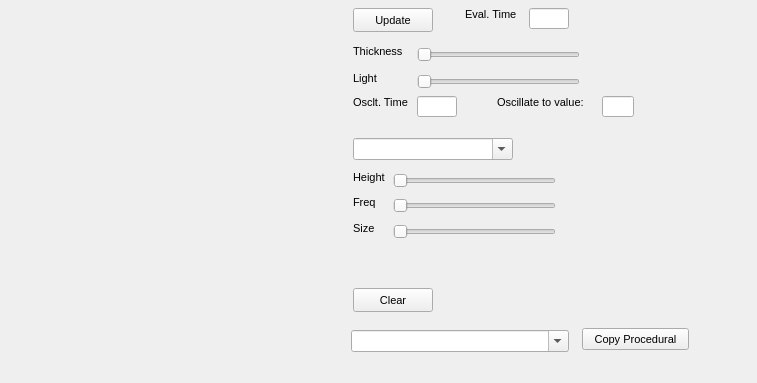
<?xml version="1.0"?>
<ui version="4.0">
  <class>WaterProceduralDialog</class>
  <widget class="QDialog" name="IDD_WATER_PROCEDURAL">
    <property name="geometry">
      <rect>
        <x>0</x>
        <y>0</y>
        <width>757</width>
        <height>383</height>
      </rect>
    </property>
    <property name="windowTitle">
      <string>Water Procedural Dialog</string>
    </property>
    <property name="font">
      <font>
        <family>Liberation Sans</family>
        <pointsize>8</pointsize>
        <bold>false</bold>
        <italic>false</italic>
      </font>
    </property>
    <property name="enabled">
      <bool>true</bool>
    </property>
    <property name="windowFlags">
      <set>Qt::Dialog|Qt::WindowCloseButtonHint</set>
    </property>
    <property name="minimumSize">
      <size>
        <width>757</width>
        <height>383</height>
      </size>
    </property>
    <property name="maximumSize">
      <size>
        <width>757</width>
        <height>383</height>
      </size>
    </property>
    <widget class="QLabel" name="IDC_WATER_PROCEDURAL_VIEW">
      <property name="geometry">
        <rect>
          <x>8</x>
          <y>8</y>
          <width>337</width>
          <height>284</height>
        </rect>
      </property>
      <property name="visible">
        <bool>true</bool>
      </property>
      <property name="enabled">
        <bool>true</bool>
      </property>
      <property name="alignment">
        <set>Qt::AlignHCenter</set>
      </property>
    </widget>
    <widget class="QPushButton" name="IDC_PROCEDURAL_UPDATE">
      <property name="geometry">
        <rect>
          <x>353</x>
          <y>8</y>
          <width>80</width>
          <height>24</height>
        </rect>
      </property>
      <property name="text">
        <string>Update</string>
      </property>
      <property name="visible">
        <bool>true</bool>
      </property>
      <property name="enabled">
        <bool>true</bool>
      </property>
      <property name="default">
        <bool>false</bool>
      </property>
      <property name="autoDefault">
        <bool>false</bool>
      </property>
    </widget>
    <widget class="QLabel" name="IDC_STATIC">
      <property name="geometry">
        <rect>
          <x>465</x>
          <y>8</y>
          <width>56</width>
          <height>16</height>
        </rect>
      </property>
      <property name="text">
        <string>Eval. Time</string>
      </property>
      <property name="visible">
        <bool>true</bool>
      </property>
      <property name="enabled">
        <bool>true</bool>
      </property>
      <property name="alignment">
        <set>Qt::AlignLeft</set>
      </property>
    </widget>
    <widget class="QLineEdit" name="IDC_PROC_EVAL_TIME_EDIT">
      <property name="geometry">
        <rect>
          <x>529</x>
          <y>8</y>
          <width>40</width>
          <height>21</height>
        </rect>
      </property>
      <property name="visible">
        <bool>true</bool>
      </property>
      <property name="enabled">
        <bool>true</bool>
      </property>
    </widget>
    <widget class="QLabel" name="IDC_STATIC_2">
      <property name="geometry">
        <rect>
          <x>353</x>
          <y>45</y>
          <width>56</width>
          <height>16</height>
        </rect>
      </property>
      <property name="text">
        <string>Thickness</string>
      </property>
      <property name="visible">
        <bool>true</bool>
      </property>
      <property name="enabled">
        <bool>true</bool>
      </property>
      <property name="alignment">
        <set>Qt::AlignLeft</set>
      </property>
    </widget>
    <widget class="QSlider" name="IDC_WP_THICKNESS_SLIDER">
      <property name="geometry">
        <rect>
          <x>417</x>
          <y>45</y>
          <width>163</width>
          <height>20</height>
        </rect>
      </property>
      <property name="visible">
        <bool>true</bool>
      </property>
      <property name="enabled">
        <bool>true</bool>
      </property>
      <property name="orientation">
        <enum>Qt::Horizontal</enum>
      </property>
      <property name="tickPosition">
        <enum>QSlider::NoTicks</enum>
      </property>
    </widget>
    <widget class="QLabel" name="IDC_THICKNESS_TEXT">
      <property name="geometry">
        <rect>
          <x>586</x>
          <y>45</y>
          <width>48</width>
          <height>16</height>
        </rect>
      </property>
      <property name="visible">
        <bool>true</bool>
      </property>
      <property name="enabled">
        <bool>true</bool>
      </property>
      <property name="alignment">
        <set>Qt::AlignLeft</set>
      </property>
    </widget>
    <widget class="QLabel" name="IDC_STATIC_3">
      <property name="geometry">
        <rect>
          <x>353</x>
          <y>72</y>
          <width>32</width>
          <height>16</height>
        </rect>
      </property>
      <property name="text">
        <string>Light</string>
      </property>
      <property name="visible">
        <bool>true</bool>
      </property>
      <property name="enabled">
        <bool>true</bool>
      </property>
      <property name="alignment">
        <set>Qt::AlignLeft</set>
      </property>
    </widget>
    <widget class="QSlider" name="IDC_WP_LIGHT_SLIDER">
      <property name="geometry">
        <rect>
          <x>417</x>
          <y>72</y>
          <width>163</width>
          <height>20</height>
        </rect>
      </property>
      <property name="visible">
        <bool>true</bool>
      </property>
      <property name="enabled">
        <bool>true</bool>
      </property>
      <property name="orientation">
        <enum>Qt::Horizontal</enum>
      </property>
      <property name="tickPosition">
        <enum>QSlider::NoTicks</enum>
      </property>
    </widget>
    <widget class="QLabel" name="IDC_LIGHT_TEXT">
      <property name="geometry">
        <rect>
          <x>586</x>
          <y>72</y>
          <width>48</width>
          <height>16</height>
        </rect>
      </property>
      <property name="visible">
        <bool>true</bool>
      </property>
      <property name="enabled">
        <bool>true</bool>
      </property>
      <property name="alignment">
        <set>Qt::AlignLeft</set>
      </property>
    </widget>
    <widget class="QLabel" name="IDC_STATIC_4">
      <property name="geometry">
        <rect>
          <x>353</x>
          <y>96</y>
          <width>56</width>
          <height>16</height>
        </rect>
      </property>
      <property name="text">
        <string>Osclt. Time</string>
      </property>
      <property name="visible">
        <bool>true</bool>
      </property>
      <property name="enabled">
        <bool>true</bool>
      </property>
      <property name="alignment">
        <set>Qt::AlignLeft</set>
      </property>
    </widget>
    <widget class="QLineEdit" name="IDC_PROC_OSC_TIME_EDIT">
      <property name="geometry">
        <rect>
          <x>417</x>
          <y>96</y>
          <width>40</width>
          <height>21</height>
        </rect>
      </property>
      <property name="visible">
        <bool>true</bool>
      </property>
      <property name="enabled">
        <bool>true</bool>
      </property>
    </widget>
    <widget class="QLabel" name="IDC_STATIC_5">
      <property name="geometry">
        <rect>
          <x>497</x>
          <y>96</y>
          <width>96</width>
          <height>16</height>
        </rect>
      </property>
      <property name="text">
        <string>Oscillate to value:</string>
      </property>
      <property name="visible">
        <bool>true</bool>
      </property>
      <property name="enabled">
        <bool>true</bool>
      </property>
      <property name="alignment">
        <set>Qt::AlignLeft</set>
      </property>
    </widget>
    <widget class="QLineEdit" name="IDC_PROC_OSC_VALUE_EDIT">
      <property name="geometry">
        <rect>
          <x>602</x>
          <y>96</y>
          <width>32</width>
          <height>21</height>
        </rect>
      </property>
      <property name="visible">
        <bool>true</bool>
      </property>
      <property name="enabled">
        <bool>true</bool>
      </property>
    </widget>
    <widget class="QComboBox" name="IDC_PROCEDURAL_PULLDOWN">
      <property name="maxVisibleItems">
        <number>11</number>
      </property>
      <property name="geometry">
        <rect>
          <x>353</x>
          <y>138</y>
          <width>160</width>
          <height>22</height>
        </rect>
      </property>
      <property name="visible">
        <bool>true</bool>
      </property>
      <property name="enabled">
        <bool>true</bool>
      </property>
      <property name="editable">
        <bool>true</bool>
      </property>
    </widget>
    <widget class="QLabel" name="IDC_STATIC_6">
      <property name="geometry">
        <rect>
          <x>353</x>
          <y>171</y>
          <width>40</width>
          <height>16</height>
        </rect>
      </property>
      <property name="text">
        <string>Height</string>
      </property>
      <property name="visible">
        <bool>true</bool>
      </property>
      <property name="enabled">
        <bool>true</bool>
      </property>
      <property name="alignment">
        <set>Qt::AlignLeft</set>
      </property>
    </widget>
    <widget class="QSlider" name="IDC_WP_HEIGHT_SLIDER">
      <property name="geometry">
        <rect>
          <x>393</x>
          <y>171</y>
          <width>163</width>
          <height>20</height>
        </rect>
      </property>
      <property name="visible">
        <bool>true</bool>
      </property>
      <property name="enabled">
        <bool>true</bool>
      </property>
      <property name="orientation">
        <enum>Qt::Horizontal</enum>
      </property>
      <property name="tickPosition">
        <enum>QSlider::NoTicks</enum>
      </property>
    </widget>
    <widget class="QLabel" name="IDC_HEIGHT_TEXT">
      <property name="geometry">
        <rect>
          <x>562</x>
          <y>171</y>
          <width>48</width>
          <height>16</height>
        </rect>
      </property>
      <property name="visible">
        <bool>true</bool>
      </property>
      <property name="enabled">
        <bool>true</bool>
      </property>
      <property name="alignment">
        <set>Qt::AlignLeft</set>
      </property>
    </widget>
    <widget class="QLabel" name="IDC_STATIC_7">
      <property name="geometry">
        <rect>
          <x>353</x>
          <y>196</y>
          <width>24</width>
          <height>16</height>
        </rect>
      </property>
      <property name="text">
        <string>Freq</string>
      </property>
      <property name="visible">
        <bool>true</bool>
      </property>
      <property name="enabled">
        <bool>true</bool>
      </property>
      <property name="alignment">
        <set>Qt::AlignLeft</set>
      </property>
    </widget>
    <widget class="QSlider" name="IDC_WP_FREQUENCY_SLIDER">
      <property name="geometry">
        <rect>
          <x>393</x>
          <y>196</y>
          <width>163</width>
          <height>20</height>
        </rect>
      </property>
      <property name="visible">
        <bool>true</bool>
      </property>
      <property name="enabled">
        <bool>true</bool>
      </property>
      <property name="orientation">
        <enum>Qt::Horizontal</enum>
      </property>
      <property name="tickPosition">
        <enum>QSlider::NoTicks</enum>
      </property>
    </widget>
    <widget class="QLabel" name="IDC_FREQ_TEXT">
      <property name="geometry">
        <rect>
          <x>562</x>
          <y>196</y>
          <width>48</width>
          <height>16</height>
        </rect>
      </property>
      <property name="visible">
        <bool>true</bool>
      </property>
      <property name="enabled">
        <bool>true</bool>
      </property>
      <property name="alignment">
        <set>Qt::AlignLeft</set>
      </property>
    </widget>
    <widget class="QLabel" name="IDC_STATIC_8">
      <property name="geometry">
        <rect>
          <x>353</x>
          <y>222</y>
          <width>24</width>
          <height>16</height>
        </rect>
      </property>
      <property name="text">
        <string>Size</string>
      </property>
      <property name="visible">
        <bool>true</bool>
      </property>
      <property name="enabled">
        <bool>true</bool>
      </property>
      <property name="alignment">
        <set>Qt::AlignLeft</set>
      </property>
    </widget>
    <widget class="QSlider" name="IDC_WP_SIZE_SLIDER">
      <property name="geometry">
        <rect>
          <x>393</x>
          <y>222</y>
          <width>163</width>
          <height>20</height>
        </rect>
      </property>
      <property name="visible">
        <bool>true</bool>
      </property>
      <property name="enabled">
        <bool>true</bool>
      </property>
      <property name="orientation">
        <enum>Qt::Horizontal</enum>
      </property>
      <property name="tickPosition">
        <enum>QSlider::NoTicks</enum>
      </property>
    </widget>
    <widget class="QLabel" name="IDC_SIZE_TEXT">
      <property name="geometry">
        <rect>
          <x>562</x>
          <y>222</y>
          <width>48</width>
          <height>16</height>
        </rect>
      </property>
      <property name="visible">
        <bool>true</bool>
      </property>
      <property name="enabled">
        <bool>true</bool>
      </property>
      <property name="alignment">
        <set>Qt::AlignLeft</set>
      </property>
    </widget>
    <widget class="QPushButton" name="IDC_CLEAR_PROCEDURALS">
      <property name="geometry">
        <rect>
          <x>353</x>
          <y>288</y>
          <width>80</width>
          <height>24</height>
        </rect>
      </property>
      <property name="text">
        <string>Clear</string>
      </property>
      <property name="visible">
        <bool>true</bool>
      </property>
      <property name="enabled">
        <bool>true</bool>
      </property>
      <property name="default">
        <bool>false</bool>
      </property>
      <property name="autoDefault">
        <bool>false</bool>
      </property>
    </widget>
    <widget class="QPushButton" name="IDC_COPY_PROCEDURAL">
      <property name="geometry">
        <rect>
          <x>582</x>
          <y>328</y>
          <width>107</width>
          <height>22</height>
        </rect>
      </property>
      <property name="text">
        <string>Copy Procedural</string>
      </property>
      <property name="visible">
        <bool>true</bool>
      </property>
      <property name="enabled">
        <bool>true</bool>
      </property>
      <property name="default">
        <bool>false</bool>
      </property>
      <property name="autoDefault">
        <bool>false</bool>
      </property>
    </widget>
    <widget class="QComboBox" name="IDC_PROC_COPY_LIST">
      <property name="maxVisibleItems">
        <number>9</number>
      </property>
      <property name="geometry">
        <rect>
          <x>351</x>
          <y>330</y>
          <width>218</width>
          <height>22</height>
        </rect>
      </property>
      <property name="visible">
        <bool>true</bool>
      </property>
      <property name="enabled">
        <bool>true</bool>
      </property>
      <property name="editable">
        <bool>true</bool>
      </property>
    </widget>
  </widget>
</ui>
